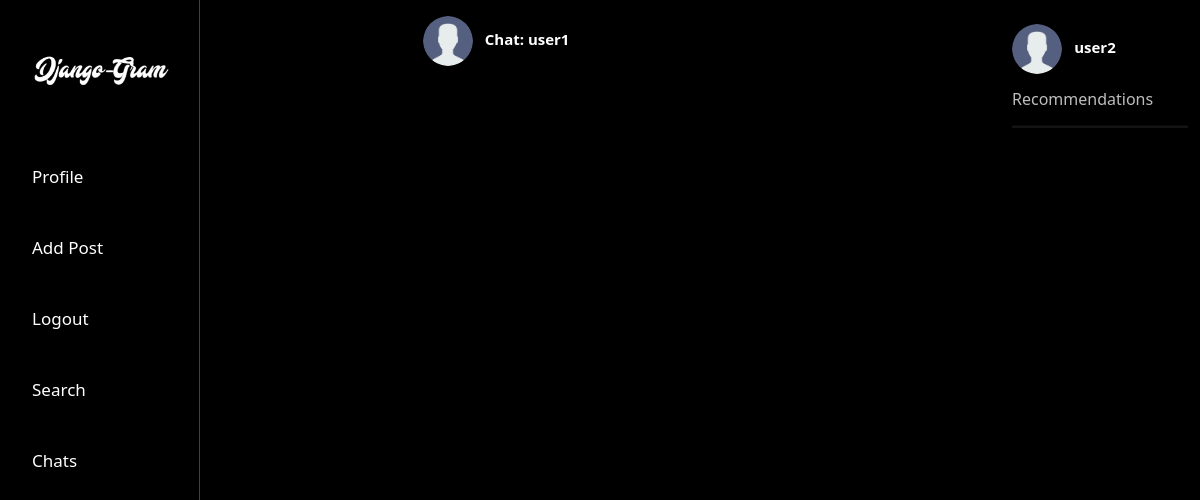
The page /chats/ (signed in) on the database its author committed.
### instagramapp/models/chat.py (models this page shows)
class Chat(models.Model):
    members = models.ManyToManyField(User, related_name='members')

### instagramapp/models/profile.py (models this page shows)
class Profile(Abstract):
    status = models.CharField(max_length=200, default=' ', null=True, blank=True)
    location = models.CharField(max_length=30, default=' ', null=True, blank=True)
    following = models.ManyToManyField(User, related_name='following')
    followers = models.ManyToManyField(User, related_name='followers')

### instagramapp/views.py (the view)
# urls.py: path('chats/', views.ChatsView.as_view(), name='chats')
class ChatsView(TemplateView):
    template_name = 'chats.html'
    def get_context_data(self, **kwargs):
        context = super().get_context_data(**kwargs)
        user = self.request.user
        chats = []
        for c in Chat.objects.all():
            if user in c.members.all():
                for u in c.members.all():
                    if u != user:
                        chats.append([c, Profile.objects.get(user=u)])
        context['profile'] = Profile.objects.get(user=user)
        context['chats'] = chats
        return context

### instagramapp/templates/chats.html (shortened to what this page needs)
<!DOCTYPE html>
<html lang="en">
<head>
    <link rel="stylesheet" href="/static/styles/base.css" type="text/css">
    <link rel="stylesheet" href="/static/styles/home.css" type="text/css">
    <link href="https://cdn.jsdelivr.net/npm/bootstrap@5.3.0-alpha1/dist/css/bootstrap.min.css" rel="stylesheet">
</head>
<body class="body_back">
    <div class="container-fluid">
        <div class="row">
            <div class="col-md-2 col-lg-2 vl" style="position: fixed;">
                <a href="/"><img class="my-5 mx-3" src="/static/design/logo.png" width="150"></a>
                <a class='nav' href="/profile">Profile</a><br>
                <a class='nav' href="/add_post">Add Post</a><br>
                <a class='nav' href="/logout">Logout</a><br>
                <a class='nav' href="/search">Search</a><br>
                <a class='nav' href="/chats">Chats</a><br>
            </div>
            <div class="col-md-10 col-lg-10 text-center my-3">
                {% if chats %}
                    {% for c in chats %}
                        <a href="/chat{{ c.0.id }}"><img class="profile-image pr-3" src="{{ c.1.image.url }}" width="50" height="50"></a>
                        <a class="profile_link mx-2" href="/chat{{ c.0.id }}"><b>Chat: {{ c.1.user.username }}</b></a><br>
                    {% endfor %}
                {% endif %}
            </div>
            <div class="col-md-2 col-lg-2 my-4">
                        <a href="/profile"><img class="profile-image pr-3" src="{{ profile.image.url }}" width="50" height="50"></a>
                        <a class="profile_link mx-2" href="/profile"><b>{{ user.username }}</b></a><br>
                <h6 class="my-3" style="color: #bdbdbd;">Recommendations</h6>
                <hr>
            </div>
        </div>
    </div>
</body>
</html>

### static/styles/base.css (style rules this page uses)
.body_back { background-color: black; }
.vl { height: 100vh; border-right: 1px solid #404040; position: fixed; }
.nav:link, .nav:visited { font-size: 17px; outline: none; border-radius: 25px; text-decoration: none; display: inline-block; padding: 10px 20px; text-align: left; line-height: 3; color: white; }
hr { height: 3px; background-color: #505050; }
.profile-image { border-radius: 50%; }
.profile_link:link, .profile_link:visited { font-size: 15px; outline: none; text-decoration: none; color: white; border-down: 1px solid #404040; }

### rows shown on the page
Chat: image (placeholder picture), username "user1"
Profile: image (placeholder picture)

### other values the page prints
{{ user.username }} "user2"
